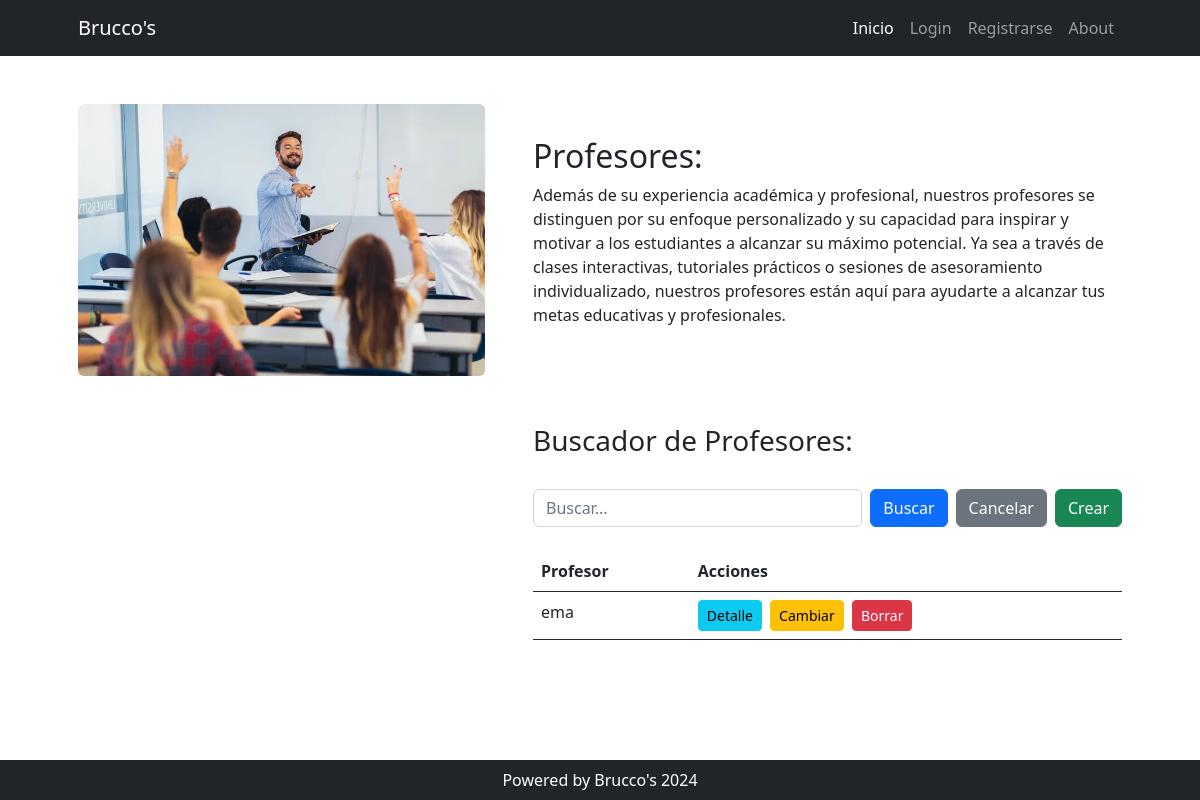
The app's page /profesores/, older data.
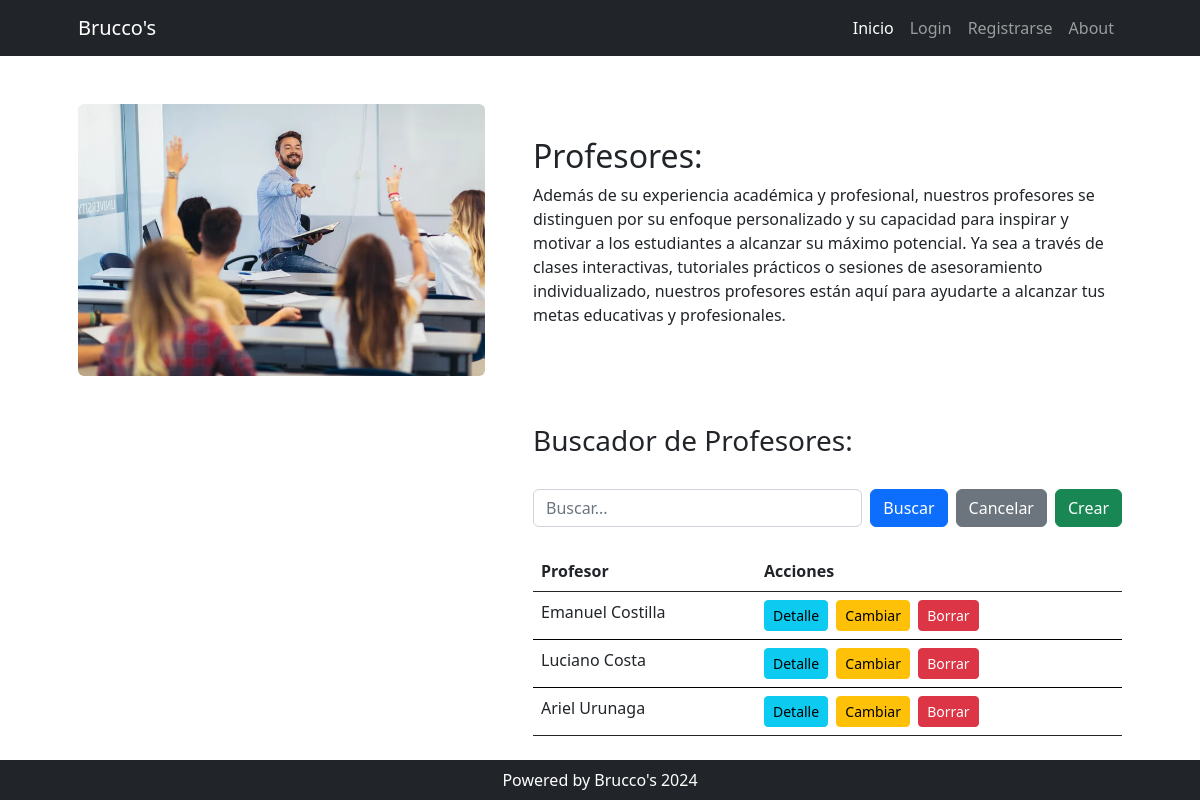
The same page, newer data.
### cursos/models.py (models this page shows, shortened)
class Profesor(models.Model):
    nombre = models.CharField(max_length=100, unique=True)

### profesores/views.py (the view)
# urls.py: path("", views.home, name="home"),
def home(request):
    consulta = request.GET.get("consulta", None)
    if consulta:
        query = models.Profesor.objects.filter(nombre__icontains=consulta)
    else:
        query = models.Profesor.objects.all()
    context = {"profesores" : query}
    return render(request, "profesores/index.html", context)

### profesores/templates/profesores/index.html (shortened to what this page needs)
{% extends 'core/base.html' %}
{% load static %}
{% block contenido %}
    <div class="row gx-4 gx-lg-5 align-items-center my-5">
        <div class="col-lg-5">
            <img class="img-fluid rounded mb-4 mb-lg-0"
                 src="{% static 'core/img/profesores.webp' %}"
                 alt="Home Page"
                 width="100%" />
        </div>
        <div class="col-lg-7">
            <h2 class="font-weight-light">Profesores:</h2>
            <p>
                Además de su experiencia académica y profesional, nuestros profesores se distinguen por su enfoque personalizado y su capacidad para inspirar y motivar a los estudiantes a alcanzar su máximo potencial. Ya sea a través de clases interactivas, tutoriales prácticos o sesiones de asesoramiento individualizado, nuestros profesores están aquí para ayudarte a alcanzar tus metas educativas y profesionales.
            </p>
        </div>
    </div>
    <div class="row gx-4 gx-lg-5 align-items-center my-5">
        <div class="col-lg-7">
            <h3 class="font-weight-light">Buscador de Profesores:</h3>
            <div class="py-lg-4 ">
                <form action="{% url 'profesores:home' %}" method="get" class="d-flex">
                    <input type="text"
                           name="consulta"
                           placeholder="Buscar..."
                           class="form-control me-2">
                    <button type="submit" class="btn btn-primary me-2">Buscar</button>
                    <button type="button" class="btn btn-secondary me-2" onclick="this.form.reset();">Cancelar</button>
                    <a class="btn btn-success" href="{% url 'profesores:create' %}">Crear</a>
                </form>
            </div>
            <table class="table table-hover">
                <thead>
                    <tr>
                        <th scope="col">Profesor</th>
                        <th scope="col">Acciones</th>
                    </tr>
                </thead>
                <tbody>
                    {% for profesor in profesores %}
                        <tr>
                            <td>{{ profesor.nombre }}</td>
                            <td>
                                <a class="btn btn-info btn-sm me-1"
                                   href="{% url 'profesores:detail' profesor.id %}">Detalle</a>
                                <a class="btn btn-warning btn-sm me-1"
                                   href="{% url 'profesores:update' profesor.id %}">Cambiar</a>
                                <a class="btn btn-danger btn-sm"
                                   href="{% url 'profesores:delete' profesor.id %}">Borrar</a>
                            </td>
                        </tr>
                    {% endfor %}
                </tbody>
            </table>
        </div>
    </div>
{% endblock contenido %}

Row changes from the older to the newer data that the page shows:
changed Profesor: nombre "ema" → "Emanuel Costilla"
added Profesor: nombre "Luciano Costa"
added Profesor: nombre "Ariel Urunaga"
